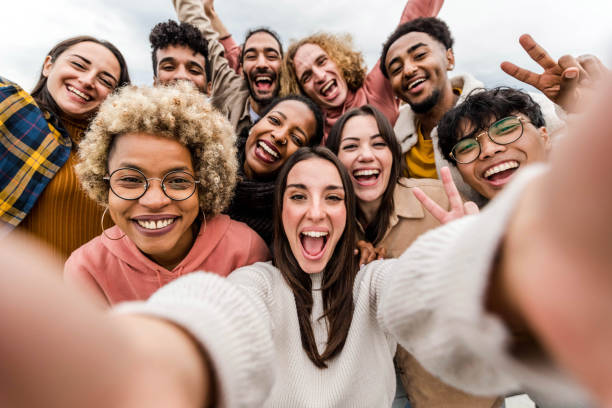
#> input picture images/test-image.jpg, 612 x 408 px
$ python -i detector.py   (imports and definitions only)
#> lines starting #> are read from the running program, lines starting #| are printed output that depends on the picture; after the words box and inside, x2 and y2 are one past the last pixel; in counts of white or black regions, pixels touching at a corner belong together
#> further down, picture is the input picture: shape (408, 612, 3); mean B, G, R 125.1, 139.4, 171.3
import cv2
import os

# Cargar clasificadores
ruta_base = os.path.join(os.path.dirname(__file__), "..", "classifiers")
face_cascade = cv2.CascadeClassifier(cv2.data.haarcascades + "haarcascade_frontalface_default.xml")
eye_cascade = cv2.CascadeClassifier(cv2.data.haarcascades + "haarcascade_eye.xml")
nose_cascade = cv2.CascadeClassifier(os.path.join(ruta_base, "haarcascade_mcs_nose.xml"))
mouth_cascade = cv2.CascadeClassifier(os.path.join(ruta_base, "haarcascade_mcs_mouth.xml"))

# Historial de detecciones
ultima_deteccion = {
    "rostro": None,
    "ojos": [],
    "nariz": [],
    "boca": []
}

def detectar_partes_faciales(frame):
    gris = cv2.cvtColor(frame, cv2.COLOR_BGR2GRAY)
    gris = cv2.equalizeHist(gris)
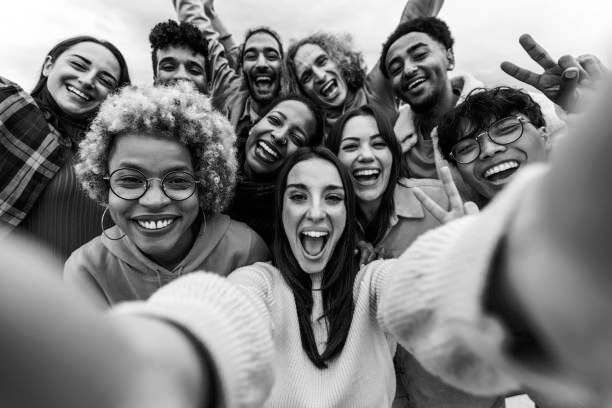
#> gris: shape (408, 612); min 0, max 255, mean 128

    rostros = face_cascade.detectMultiScale(gris, 1.1, 5, minSize=(100, 100))
#> rostros = [[98, 134, 115, 115], [262, 157, 106, 106]]

    if len(rostros) > 0:
        ultima_deteccion["rostro"] = rostros[0]
    elif ultima_deteccion["rostro"] is None:
        return frame

    x, y, w, h = ultima_deteccion["rostro"]
#> x = 98; y = 134; w = 115; h = 115
    cv2.rectangle(frame, (x, y), (x + w, y + h), (255, 0, 0), 2)
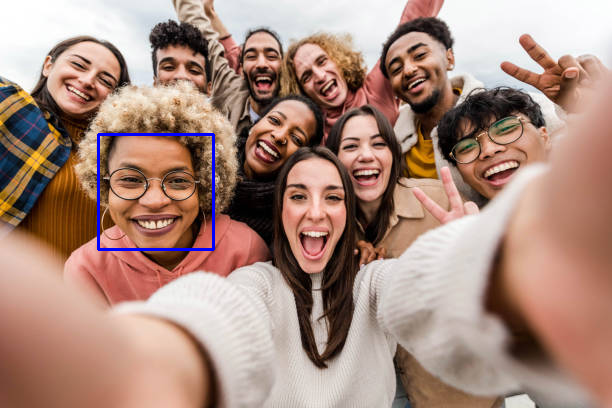
#> frame: shape (408, 612, 3); 0.55% of pixels changed, all inside (x1, y1, x2, y2) = (97, 133, 215, 251)

    roi_gris = gris[y:y + h, x:x + w]
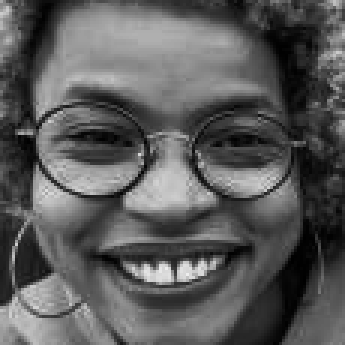
#> roi_gris: shape (115, 115) (shown 3 times larger); min 0, max 238, mean 90.2
    roi_color = frame[y:y + h, x:x + w]

    # OJOS
    ojos = eye_cascade.detectMultiScale(roi_gris[0:h//2], 1.1, 10, minSize=(20, 20))
#> ojos = ()
    if len(ojos) >= 2:
        ultima_deteccion["ojos"] = ojos
    for (ex, ey, ew, eh) in ultima_deteccion["ojos"]:
        cv2.circle(roi_color, (ex + ew//2, ey + eh//2), ew//2, (0, 255, 0), 2)
#> this loop made 0 passes

    # NARIZ
    nariz_roi = roi_gris[h//4:3*h//4]
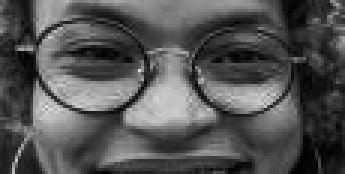
#> nariz_roi: shape (58, 115) (shown 3 times larger); min 0, max 221, mean 83.4
    nariz = nose_cascade.detectMultiScale(nariz_roi, 1.1, 5, minSize=(30, 30))
#> nariz = [[37, 22, 41, 34]]
    if len(nariz) > 0:
        ultima_deteccion["nariz"] = nariz
    for (nx, ny, nw, nh) in ultima_deteccion["nariz"]:
        ny += h // 4
        cv2.circle(roi_color, (nx + nw//2, ny + nh//2), nw//3, (0, 255, 255), 2)
#> this loop made 1 pass
#> (nx, ny, nw, nh) on pass 1: (37, 50, 41, 34)
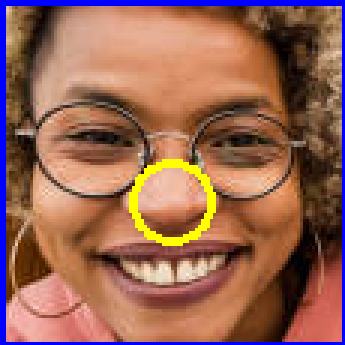
#> roi_color: shape (115, 115, 3) (shown 3 times larger); mean B, G, R 84.9, 101.6, 150.8

    # BOCA
    boca_roi = roi_gris[h//2:]
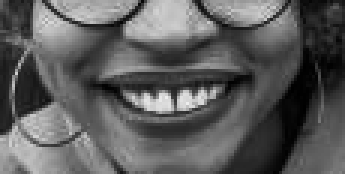
#> boca_roi: shape (58, 115) (shown 3 times larger); min 0, max 238, mean 91.9
    boca = mouth_cascade.detectMultiScale(boca_roi, 1.3, 15, minSize=(30, 30))
#> boca = [[28, 16, 60, 36]]
    if len(boca) > 0:
        ultima_deteccion["boca"] = boca
    for (mx, my, mw, mh) in ultima_deteccion["boca"]:
        my += h // 2
        cv2.rectangle(roi_color, (mx, my), (mx + mw, my + mh), (255, 0, 255), 2)
#> this loop made 1 pass
#> (mx, my, mw, mh) on pass 1: (28, 73, 60, 36)
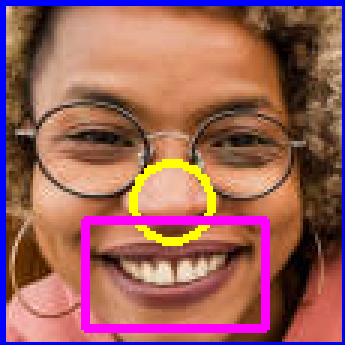
#> roi_color: shape (115, 115, 3) (shown 3 times larger); 4.33% of pixels changed, all inside (x1, y1, x2, y2) = (27, 72, 90, 111)

    return frame

>>> import cv2
>>> picture = cv2.imread('../images/test-image.jpg')
>>> result = detectar_partes_faciales(picture)
